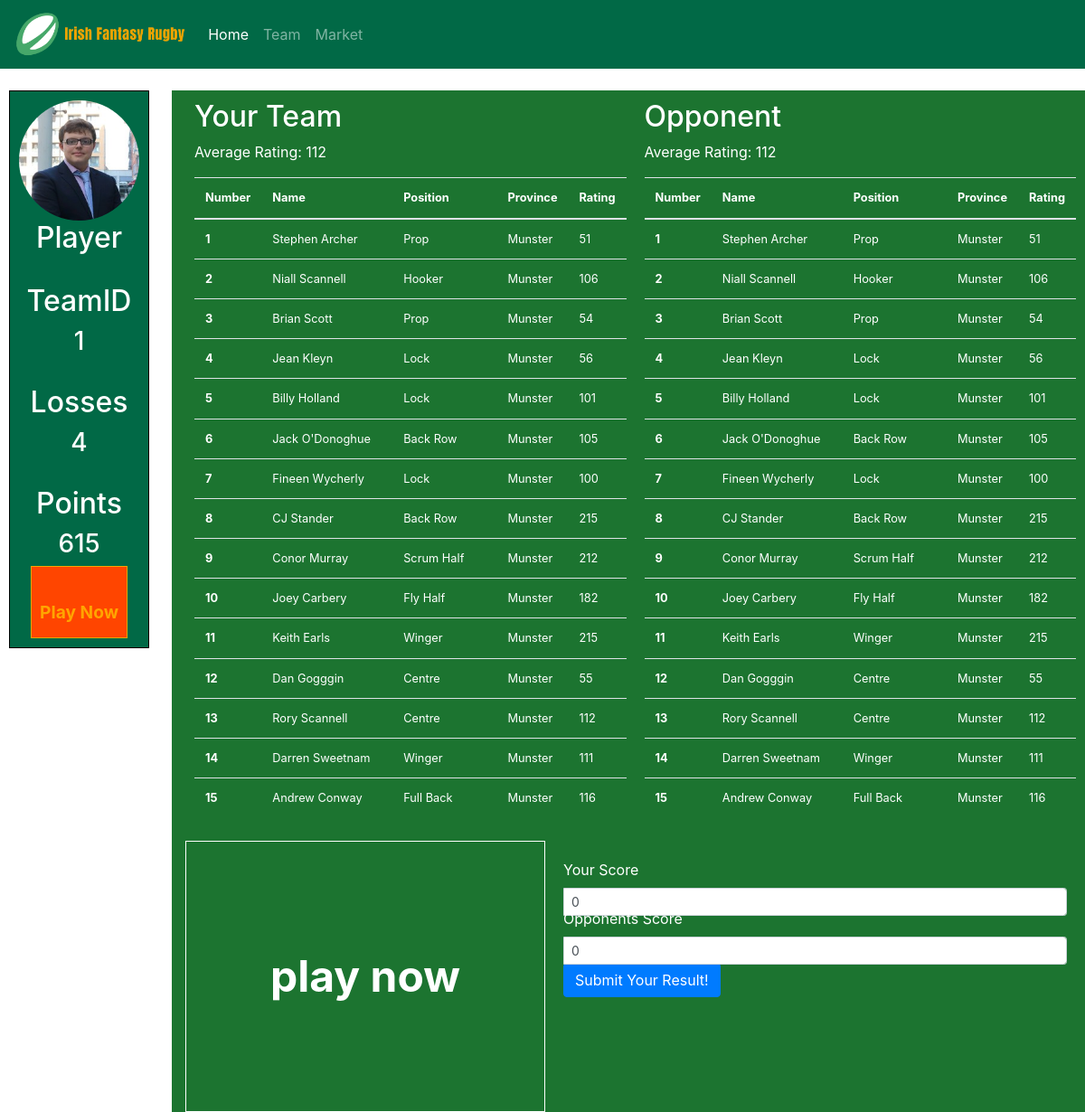
The page /GameFront.php (signed in) on the database its author committed.
### tables this page shows
CREATE TABLE team_rosters (
	TeamRosterID INTEGER AUTO_INCREMENT NOT NULL,
    TeamID INTEGER,
    PlayerID INTEGER,
    games INTEGER,
    OnTeam INTEGER,
    TeamPosition INTEGER,
    PRIMARY KEY (TeamRosterID),
    FOREIGN KEY (TeamID) REFERENCES teams(TeamID),
    FOREIGN KEY (PlayerID) REFERENCES players(PlayerID)
);

CREATE TABLE players (
	PlayerID INTEGER AUTO_INCREMENT NOT NULL,
    PlayerName VARCHAR(22),
    PlayerPosition VARCHAR(22),
    Province VARCHAR(20),
    Caps INTEGER,
    Points INTEGER,
    Ireland Binary,
    Lions Binary,
    TwitterRatio DOUBLE,
    Rating INTEGER as ((50 + ((Points/Caps)*10) + (Ireland*50) + (Lions * 100))*TwitterRatio),
    ImageFilePath VARCHAR(100),
    PRIMARY KEY (PlayerID)
    );

### Tests/Game.php (the view, shortened to what this page needs)
<?php
$teamUser = $_SESSION['teamID'];
$query1 = "SELECT team_rosters.TeamPosition, PlayerName, PlayerPosition, Province, Rating FROM team_rosters JOIN players ON players.PlayerID = team_rosters.PlayerID WHERE team_rosters.TeamID=$teamUser AND OnTeam=1 ORDER BY team_rosters.TeamPosition ASC";
$count1 = 1;
$sum1 = 0;
if ($stmt1 = $con->prepare($query1)) {
    $stmt1->execute();
    $stmt1->bind_result($TeamPosition, $PlayerName, $PlayerPosition, $Province, $Rating);
    echo "<div id='table1' style='width: 50%; float: left; padding: 10px;'>
                <h2 style='float: left; width: 100%'>Your Team</h2>
                <table class=\"table table-hover\" style='float: left; color: white; font-size: .8em'>
                <thead>
                <tr>
                    <th scope=\"col\">Number</th>
                    <th scope=\"col\" width='150'>Name</th>
                    <th scope=\"col\" width='120'>Position</th>
                    <th scope=\"col\">Province</th>
                    <th scope=\"col\">Rating</th>
                </tr>
                </thead>
                <tbody>";
    while ($stmt1->fetch()) {
        echo "<tr>
                    <th>$TeamPosition</th>
                    <td>$PlayerName</td>
                    <td>$PlayerPosition</td>
                    <td>$Province</td>
                    <td>$Rating</td>
                </tr>";
        $sum1 += $Rating;
        $count1 ++;
    }
    $avg1 = $sum1 / $count1;
    echo "<p>Average Rating: " . round($avg1). "</p>";
    echo "</tbody></table></div>";
}
$teamsQ = "SELECT * FROM league_tables";
$numRows = mysqli_num_rows(mysqli_query($con, $teamsQ));
$idRand = rand(1, $numRows);
$query2 = "SELECT team_rosters.TeamPosition, PlayerName, PlayerPosition, Province, Rating FROM team_rosters JOIN players ON players.PlayerID = team_rosters.PlayerID WHERE team_rosters.TeamID=$idRand AND OnTeam=1 ORDER BY team_rosters.TeamPosition ASC";
$count2 = 1;
$sum2 = 0;
if ($stmt2 = $con->prepare($query2)) {
    $stmt2->execute();
    $stmt2->bind_result($TeamPosition, $PlayerName, $PlayerPosition, $Province, $Rating);
    echo "<div id='table2' style='width: 50%; float: left; padding: 10px;'>
                <h2 style='float: left; width: 100%;'>Opponent</h2>
                <table class=\"table table-hover\" style='float: left; color: white; font-size: .8em'>
                <thead>
                <tr>
                    <th scope=\"col\">Number</th>
                    <th scope=\"col\" width='150'>Name</th>
                    <th scope=\"col\" width='120'>Position</th>
                    <th scope=\"col\">Province</th>
                    <th scope=\"col\">Rating</th>
                </tr>
                </thead>
                <tbody>";
    while ($stmt2->fetch()) {
        echo "<tr>
                    <th>$TeamPosition</th>
                    <td>$PlayerName</td>
                    <td>$PlayerPosition</td>
                    <td>$Province</td>
                    <td>$Rating</td>
                </tr>";
        $sum2 += $Rating;
        $count2 ++;
    }
    $avg2 = $sum2 / $count2;
    echo "<p>Average Rating: " . round($avg2) . "</p>";
    echo "</tbody></table></div>";
}
$mResult = 0;
$oResult = 0;
?>
<div style="width: 100%; height: 300px; text-align: center; float: left;">
    <button id="#PlayNow" onclick="playNow()" style="float: left; height: 100%; width: 40%; margin: 0 auto; display: block; color: white; border: 1px white solid; background-color: #1c7430; font-size: 3em; font-weight: bold;" >play now</button>
    <form action="<?php echo htmlspecialchars($_SERVER["PHP_SELF"]); ?>" method="post" style="width: 60%; height: 100%; float: left; padding: 20px;">
        <div class="form-group <?php echo (!empty($username_err)) ? 'has-error' : ''; ?> input-group input-group-sm">
            <label style="float: left; width: 100%; text-align: left;">Your Score    </label>
            <input type="Number" name="mScore" class="form-control" value="<?php echo $mResult; ?>" style="width: 20%;" id="mResult">
        </div>
        <div class="form-group <?php echo (!empty($password_err)) ? 'has-error' : ''; ?> input-group input-group-sm" style="height: 45px;">
            <label style="float: left; width: 100%; text-align: left;">Opponents Score</label>
            <input type="number" name="oScore" class="form-control" style="width: 20%;" value="<?php echo $oResult;?>" id="oResult">
        </div>
        <div class="form-group">
            <input type="submit" class="btn btn-primary" value="Submit Your Result!" id="GameSubmit" style="float: left;">
        </div>
    </form>
</div>

### css/style.css (style rules this page uses)
body { -webkit-background-size: cover; -moz-background-size: cover; -o-background-size: cover; background-size: cover; background-repeat: no-repeat; }
form { text-align: center; }
.form-control { padding-right: 100%; }
.input-group.input-group-sm { height: 38px; }

### rows shown on the page
team_rosters: TeamPosition "1", PlayerID.PlayerName "Stephen Archer", PlayerID.PlayerPosition "Prop", PlayerID.Province "Munster", PlayerID.Rating "51"
team_rosters: TeamPosition "2", PlayerID.PlayerName "Niall Scannell", PlayerID.PlayerPosition "Hooker", PlayerID.Province "Munster", PlayerID.Rating "106"
team_rosters: TeamPosition "3", PlayerID.PlayerName "Brian Scott", PlayerID.PlayerPosition "Prop", PlayerID.Province "Munster", PlayerID.Rating "54"
team_rosters: TeamPosition "4", PlayerID.PlayerName "Jean Kleyn", PlayerID.PlayerPosition "Lock", PlayerID.Province "Munster", PlayerID.Rating "56"
team_rosters: TeamPosition "5", PlayerID.PlayerName "Billy Holland", PlayerID.PlayerPosition "Lock", PlayerID.Province "Munster", PlayerID.Rating "101"
team_rosters: TeamPosition "6", PlayerID.PlayerName "Jack O'Donoghue", PlayerID.PlayerPosition "Back Row", PlayerID.Province "Munster", PlayerID.Rating "105"
team_rosters: TeamPosition "7", PlayerID.PlayerName "Fineen Wycherly", PlayerID.PlayerPosition "Lock", PlayerID.Province "Munster", PlayerID.Rating "100"
team_rosters: TeamPosition "8", PlayerID.PlayerName "CJ Stander", PlayerID.PlayerPosition "Back Row", PlayerID.Province "Munster", PlayerID.Rating "215"
team_rosters: TeamPosition "9", PlayerID.PlayerName "Conor Murray", PlayerID.PlayerPosition "Scrum Half", PlayerID.Province "Munster", PlayerID.Rating "212"
team_rosters: TeamPosition "10", PlayerID.PlayerName "Joey Carbery", PlayerID.PlayerPosition "Fly Half", PlayerID.Province "Munster", PlayerID.Rating "182"
team_rosters: TeamPosition "11", PlayerID.PlayerName "Keith Earls", PlayerID.PlayerPosition "Winger", PlayerID.Province "Munster", PlayerID.Rating "215"
team_rosters: TeamPosition "12", PlayerID.PlayerName "Dan Gogggin", PlayerID.PlayerPosition "Centre", PlayerID.Province "Munster", PlayerID.Rating "55"
team_rosters: TeamPosition "13", PlayerID.PlayerName "Rory Scannell", PlayerID.PlayerPosition "Centre", PlayerID.Province "Munster", PlayerID.Rating "112"
team_rosters: TeamPosition "14", PlayerID.PlayerName "Darren Sweetnam", PlayerID.PlayerPosition "Winger", PlayerID.Province "Munster", PlayerID.Rating "111"
team_rosters: TeamPosition "15", PlayerID.PlayerName "Andrew Conway", PlayerID.PlayerPosition "Full Back", PlayerID.Province "Munster", PlayerID.Rating "116"

### other values the page prints
$teamID "1"
$avg1 "112"
$avg2 "112"
